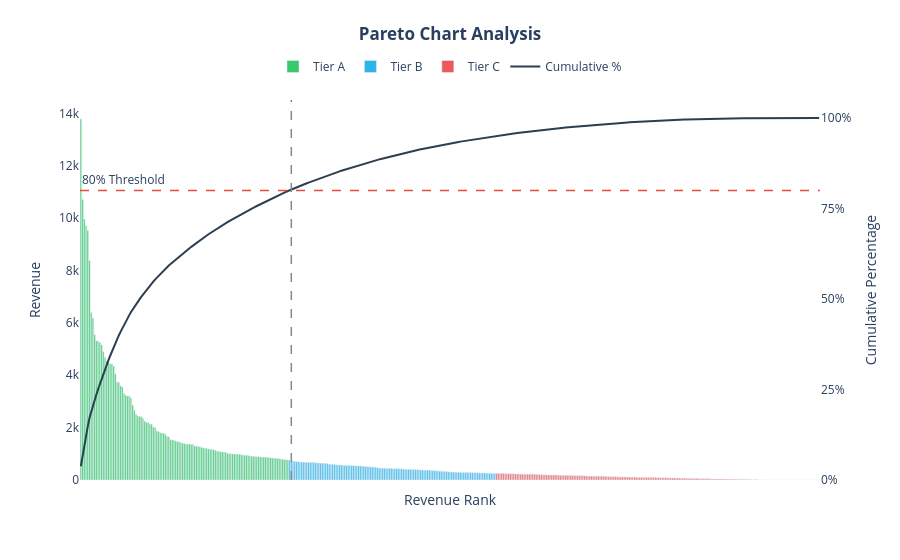
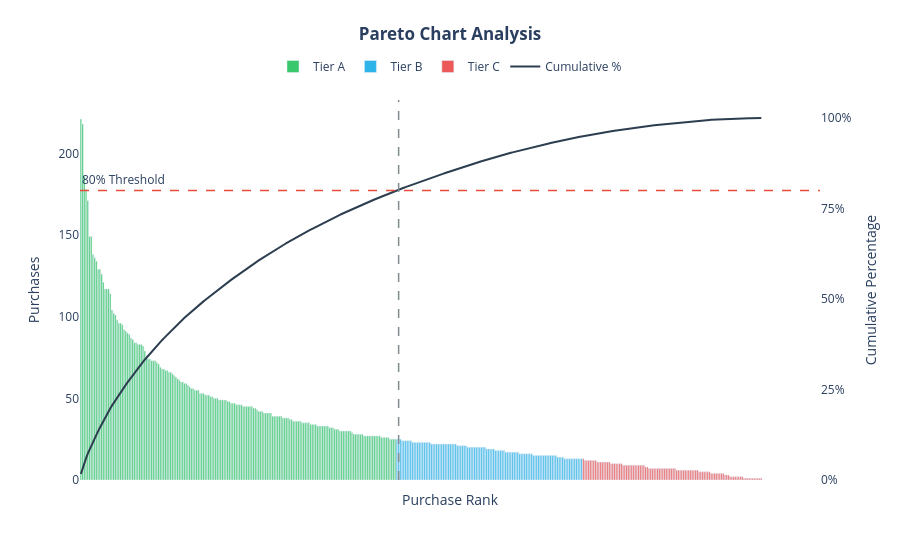
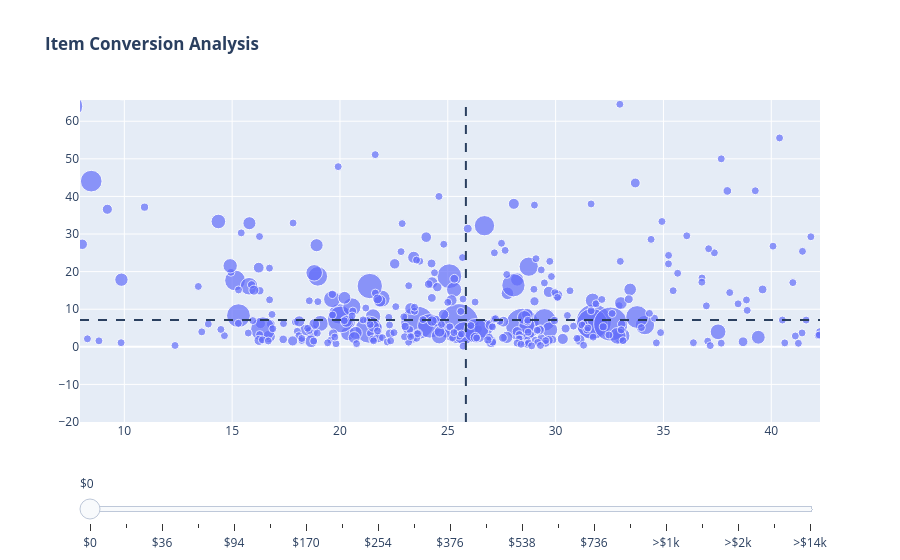
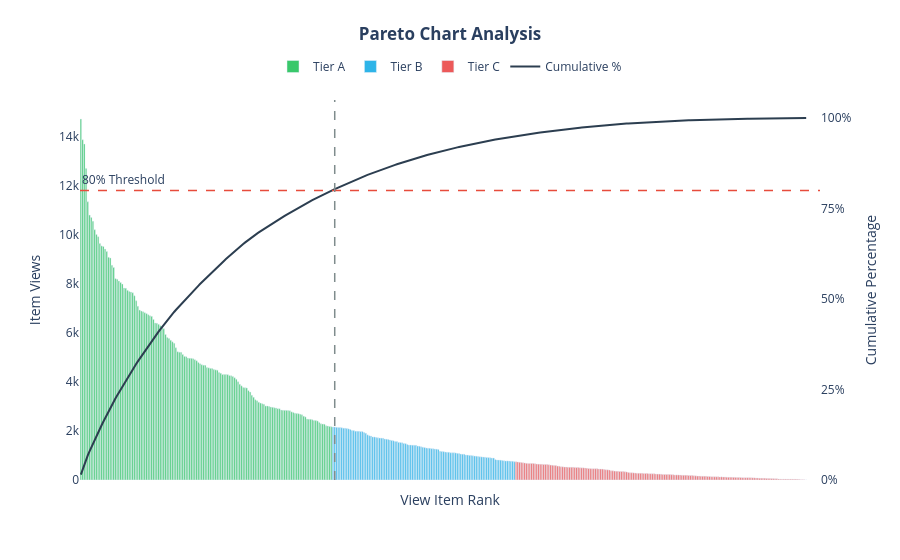

Write notebook code for charts like these, in order.
### Markdown cell above
#### Item Pareto & Funnel Analysis

### Code cell
import plotly.express as px

def pareto_chart(df_original, category, metric, title='Revenue', show=True):
    df = df_original.sort_values(metric, ascending=False).copy()
    df[f'cum_{metric}'] = df[metric].cumsum()
    df[f'cum_{metric}_pct'] = df[f'cum_{metric}'] / df[f'cum_{metric}'].max() * 100
    df[f'{category}_rank_pct'] = 100 * np.arange(1 ,len(df) + 1) / len(df)
    df[f'{metric}_rank'] = df.sort_values(metric, ascending=False)[metric].rank(ascending=False)

    # ABC tiers: A = items making up the first 80% of revenue, B = next 15%, C = last 5%
    df["tier"] = pd.cut(df[f"cum_{metric}_pct"], bins=[0, 80, 95, 100], labels=["A", "B", "C"])

    n_80 = (df[f"cum_{metric}_pct"] <= 80).sum() + 1
    pct_catalog_80 = 100 * n_80 / len(df)
    print(f"{n_80} of {len(df)} items ({pct_catalog_80:.1f}% of catalog) drive 80% of {metric}")
    print(df["tier"].value_counts())

    # Colormap with default for fallback
    COLOR_MAP = {
        "A": "#39c86b",
        "B": "#2eb4e8",
        "C": "#ec5959"
    }
    DEFAULT_BAR_COLOR = "#a0a0a0"
    LINE_COLOR = "#2c3e50"       

    fig = go.Figure()

    # Iterate through groups maintaining original sorted dataframe order
    for tier in dict.fromkeys(df['tier']):
        group = df[df['tier'] == tier]
        
        fig.add_trace(go.Bar(
            x=group[category],
            y=group[metric],
            name=f"Tier {tier}", 
            marker_color=COLOR_MAP.get(tier, DEFAULT_BAR_COLOR),
            hovertemplate="%{x}<br>Value: %{y}<extra></extra>"
        ))

    # Add cumulative line
    fig.add_trace(go.Scatter(
        x=df[category],
        y=df[f'cum_{metric}_pct'] / 100,
        mode='lines',   
        name='Cumulative %',
        yaxis='y2',
        line=dict(color=LINE_COLOR),
        hovertemplate="%{x}<br>Cumulative: %{y:.1%}<extra></extra>"
    ))

    # 80% threshold
    fig.add_hline(
        y=0.8, 
        yref='y2', 
        line=dict(color="#e74c3c", dash='dash', width=1.5),
        annotation_text="80% Threshold ", 
        annotation_position="top left"
    )

    fig.add_vline(
        x=n_80, 
        line=dict(color="#7f8c8d", dash='dash', width=1.5)
    )

    # Layout
    fig.update_layout(
        title=dict(
            text='<b>Pareto Chart Analysis</b>',
            x=0.5,                  # Centers the title
            y=0.95
        ),
        xaxis=dict(
            title=f'{metric.title().replace("_"," ")} Rank',
            type='category',         # Forces explicit categorical ordering
            showticklabels=False,
            
        ),
        yaxis=dict(
            title=title,
            side='left',
            showgrid=True
        ),
        yaxis2=dict(
            title='Cumulative Percentage',
            overlaying='y',
            side='right',
            range=[0, 1.05],        # Gives a small safety padding at the top
            tickvals=[0, 0.25, 0.50, 0.75, 1.0], # Decimal representation for '%' formatting
            tickformat='.0%',
            showgrid=False          # Disabling secondary grid to avoid visual clutter
        ),
        legend=dict(
            orientation='h',
            yanchor='bottom',
            y=1.05,                 # Pushed up slightly to prevent overlap
            xanchor='center',
            x=0.5
        ),
        margin=dict(t=100),         # Room for the centered title and top legend
        barmode='group',
        hovermode='x unified',     # Displays all data values on mouse hover
        plot_bgcolor='white'       
    )

    if show:
        fig.show()

    return df

def item_conversion_analysis(df_original):
    df = df_original.copy()

    # Filter out low item count
    n_before = len(df)
    df = df[df['view_item'].gt(30) & df['add_to_cart'].gt(30)]
    n_after = len(df)
    print(f"Kept {n_after} of {n_before} items after filtering out low item count\n")

    # Ranges
    x_median = df['View to Cart %'].median()
    y_median = df['Cart to Purchase %'].median()
    x_min = df['View to Cart %'].quantile(0.01)
    x_max = df['View to Cart %'].quantile(0.95)
    y_min = -20
    y_max = df['Cart to Purchase %'].quantile(0.99) 

    # Revenue threshold tiers: Show All, >25th, >50th, >75th, >90th percentile of revenue
    percentiles = [0, 5, 10, 15, 20, 25, 30, 35, 40, 45, 50, 55, 60, 65, 70, 75, 80, 85, 90, 95, 100]
    traces = []
    slider_steps = []

    # Building a trace for each filtered dataset
    for p in percentiles:
        min_rev = df['revenue'].quantile(p / 100.0)
        df_filtered = df[df['revenue'] >= min_rev]
        
        trace = go.Scatter(
            x=df_filtered["View to Cart %"],
            y=df_filtered["Cart to Purchase %"],
            mode="markers",
            hovertext=df_filtered['item_name'],
            name=f"Revenue >= ${min_rev:,.0f}",
            marker=dict(
                size=df_filtered["revenue"],
                sizemode="area",
                sizeref=2. * df["revenue"].max() / (40. ** 2), 
                sizemin=4
            ),
            # Only the first trace (All data / 0th percentile) is visible by default
            visible=(p == 0) 
        )
        traces.append(trace)

    fig = go.Figure(data=traces)

    # Create the slider interactions to toggle trace visibility
    for i, p in enumerate(percentiles):
        min_rev = df['revenue'].quantile(p / 100.0)
        
        # Create a boolean visibility array where only trace `i` is True
        visibility_mask = [False] * len(traces)
        visibility_mask[i] = True
        
        step = dict(
            method="update", # modifies both trace visibility and layouts
            args=[{"visible": visibility_mask}],
            label=f">${min_rev/1000:.0f}k" if min_rev >= 1000 else f"${min_rev:.0f}"
        )
        slider_steps.append(step)

    # Apply median lines and annotations
    fig.add_annotation(x=99, y=100, text="Purchase at first click", showarrow=True, arrowhead=1, ax=-30, ay=20, xanchor='center')
    fig.add_annotation(x=8.41, y=100, text="Cart at first click", showarrow=True, arrowhead=1, ax=30, ay=30, xanchor='left')
    fig.add_hline(y=y_median, line_dash='dash')
    fig.add_vline(x=x_median, line_dash='dash')
    #fig.add_annotation(x=(x_max + x_median) / 2, y=y_max - 5, text="<b>(Star Items)</b>", showarrow=False)
    #fig.add_annotation(x=(x_max + x_median) / 2, y=y_min + 5, text="<b>(Checkout/Payment Friction Signal)</b>", showarrow=False)
    #fig.add_annotation(x=(x_min + x_median) / 2, y=y_min + 5, text="<b>(Low-Interest Items)</b>", showarrow=False)
    #fig.add_annotation(x=(x_min + x_median) / 2, y=y_max - 5, text="<b>(Items with Potential)</b>", showarrow=False)

    # Layout configuration with the slider
    fig.update_layout(
        title="<b>Item Conversion Analysis</b>",
        xaxis=dict(range=[df['View to Cart %'].quantile(0.01), df['View to Cart %'].quantile(0.95)]),
        yaxis=dict(range=[-20, df['Cart to Purchase %'].quantile(0.99)]),
        sliders=[dict(
            active=0,
            pad={"t": 50},
            steps=slider_steps
        )]
    )

    fig.show()


# Grab revenue tiers
item_tiers = pareto_chart(item_summary.reset_index(), 'item_name', 'revenue')
item_tiers['revenue_tier'] = item_tiers['tier']

# Grab purchase tiers
item_tiers = pareto_chart(item_tiers, 'item_name', 'purchase', title='Purchases')
item_tiers['purchase_tier'] = item_tiers['tier']
item_conversion_analysis(item_tiers)

# Grab item view tiers
item_tiers = pareto_chart(item_tiers, 'item_name', 'view_item', title='Item Views')
item_tiers['view_tier'] = item_tiers['tier']
